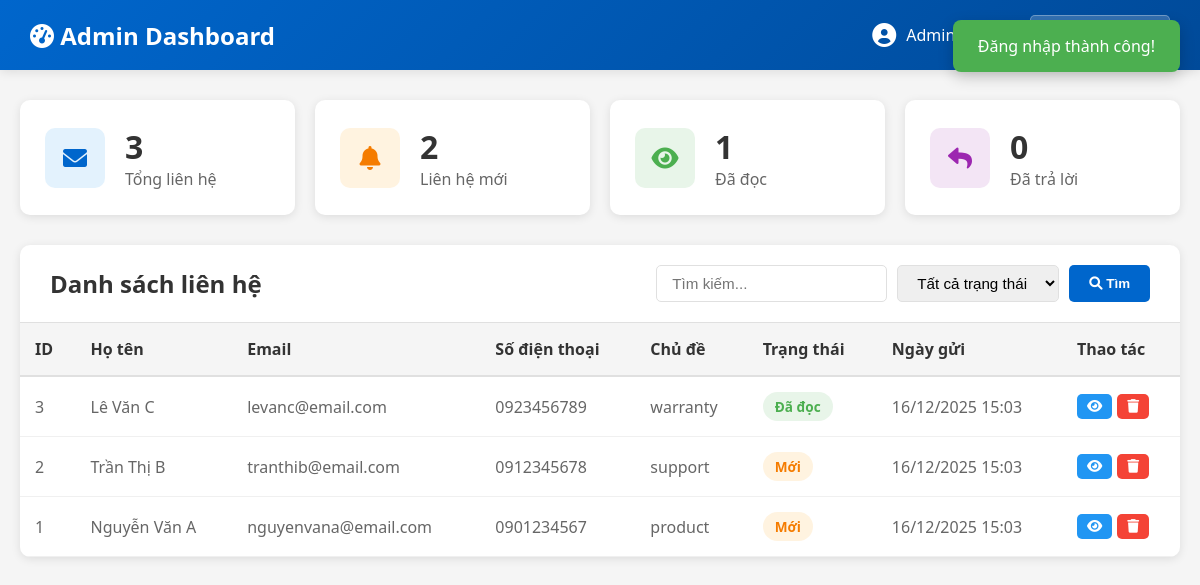
Page /admin/dashboard.php (signed in) on the committed database.
### tables this page shows
CREATE TABLE IF NOT EXISTS contacts (
    id INT AUTO_INCREMENT PRIMARY KEY,
    name VARCHAR(255) NOT NULL,
    email VARCHAR(255) NOT NULL,
    phone VARCHAR(50) NOT NULL,
    subject VARCHAR(255) NOT NULL,
    message TEXT NOT NULL,
    status ENUM('new', 'read', 'replied') DEFAULT 'new',
    created_at TIMESTAMP DEFAULT CURRENT_TIMESTAMP,
    updated_at TIMESTAMP DEFAULT CURRENT_TIMESTAMP ON UPDATE CURRENT_TIMESTAMP,
    INDEX idx_status (status),
    INDEX idx_created_at (created_at)
);

### config.php (called while the page is built, shortened)
<?php
function getAdminInfo() {
    return $_SESSION[ADMIN_SESSION_NAME] ?? null;
}
function getFlashMessage() {
    if (isset($_SESSION['flash_message'])) {
        $message = $_SESSION['flash_message'];
        $type = $_SESSION['flash_type'] ?? 'info';
        return ['message' => $message, 'type' => $type];
    }
    return null;
}
function sanitizeInput($data) {
    $data = trim($data);
    $data = stripslashes($data);
    $data = htmlspecialchars($data, ENT_QUOTES, 'UTF-8');
    return $data;
}

### admin/dashboard.php (the view, shortened to what this page needs)
<?php
require_once '../config.php';
$admin = getAdminInfo();
$search = sanitizeInput($_GET['search'] ?? '');
$page = max(1, intval($_GET['page'] ?? 1));
$perPage = 20;
$offset = ($page - 1) * $perPage;
try {
    $pdo = getDBConnection();
    $whereClauses = [];
    $whereSQL = !empty($whereClauses) ? 'WHERE ' . implode(' AND ', $whereClauses) : '';
    $sql = "SELECT * FROM contacts $whereSQL ORDER BY created_at DESC LIMIT :limit OFFSET :offset";
    $stmt = $pdo->prepare($sql);
    $stmt->bindValue(':limit', $perPage, PDO::PARAM_INT);
    $stmt->bindValue(':offset', $offset, PDO::PARAM_INT);
    $stmt->execute();
    $contacts = $stmt->fetchAll();
    $statsSql = "SELECT
                    COUNT(*) as total,
                    SUM(CASE WHEN status = 'new' THEN 1 ELSE 0 END) as new_count,
                    SUM(CASE WHEN status = 'read' THEN 1 ELSE 0 END) as read_count,
                    SUM(CASE WHEN status = 'replied' THEN 1 ELSE 0 END) as replied_count
                 FROM contacts";
    $statsStmt = $pdo->query($statsSql);
    $stats = $statsStmt->fetch();
} catch (PDOException $e) {
    error_log("Dashboard Error: " . $e->getMessage());
    $contacts = [];
    $totalContacts = 0;
    $totalPages = 0;
}
function getStatusBadge($status) {
    switch ($status) {
        case 'new': return 'badge-new';
        case 'read': return 'badge-read';
    }
}
function getStatusText($status) {
    switch ($status) {
        case 'new': return 'Mới';
        case 'read': return 'Đã đọc';
    }
}
?>
<!DOCTYPE html>
<html lang="vi">
<head>
    <link rel="stylesheet" href="https://cdnjs.cloudflare.com/ajax/libs/font-awesome/6.0.0/css/all.min.css">
</head>
<body>
    <nav class="navbar">
        <h1><i class="fas fa-tachometer-alt"></i> Admin Dashboard</h1>
        <div class="navbar-right">
            <div class="user-info">
                <i class="fas fa-user-circle" style="font-size: 1.5rem;"></i>
                <span><?= htmlspecialchars($admin['full_name'] ?? $admin['username']) ?></span>
            </div>
            <a href="logout.php" class="btn-logout">
            </a>
        </div>
    </nav>
    <div class="container">
        <?php
        $flash = getFlashMessage();
        if ($flash):
        ?>
            <div class="flash-message flash-<?= $flash['type'] ?>">
                <?= htmlspecialchars($flash['message']) ?>
            </div>
        <?php endif; ?>
        <div class="stats-grid">
            <div class="stat-card">
                <div class="stat-icon total">
                    <i class="fas fa-envelope"></i>
                </div>
                <div class="stat-content">
                    <h3><?= $stats['total'] ?></h3>
                    <p>Tổng liên hệ</p>
                </div>
            </div>
            <div class="stat-card">
                <div class="stat-icon new">
                    <i class="fas fa-bell"></i>
                </div>
                <div class="stat-content">
                    <h3><?= $stats['new_count'] ?></h3>
                    <p>Liên hệ mới</p>
                </div>
            </div>
            <div class="stat-card">
                <div class="stat-icon read">
                    <i class="fas fa-eye"></i>
                </div>
                <div class="stat-content">
                    <h3><?= $stats['read_count'] ?></h3>
                    <p>Đã đọc</p>
                </div>
            </div>
            <div class="stat-card">
                <div class="stat-icon replied">
                    <i class="fas fa-reply"></i>
                </div>
                <div class="stat-content">
                    <h3><?= $stats['replied_count'] ?></h3>
                    <p>Đã trả lời</p>
                </div>
            </div>
        </div>
        <div class="main-card">
            <div class="card-header">
                <h2>Danh sách liên hệ</h2>
                <form method="GET" class="filters">
                    <input type="text" name="search" class="filter-input" placeholder="Tìm kiếm..." value="<?= htmlspecialchars($search) ?>">
                    <select name="status" class="filter-input" onchange="this.form.submit()">
                        <option value="">Tất cả trạng thái</option>
                    </select>
                    <button type="submit" class="btn btn-primary">
                        <i class="fas fa-search"></i> Tìm
                    </button>
                </form>
            </div>
            <div class="table-container">
                <?php if (count($contacts) > 0): ?>
                    <table>
                        <thead>
                            <tr>
                                <th>ID</th>
                                <th>Họ tên</th>
                                <th>Email</th>
                                <th>Số điện thoại</th>
                                <th>Chủ đề</th>
                                <th>Trạng thái</th>
                                <th>Ngày gửi</th>
                                <th>Thao tác</th>
                            </tr>
                        </thead>
                        <tbody>
                            <?php foreach ($contacts as $contact): ?>
                                <tr>
                                    <td><?= $contact['id'] ?></td>
                                    <td><?= htmlspecialchars($contact['name']) ?></td>
                                    <td><?= htmlspecialchars($contact['email']) ?></td>
                                    <td><?= htmlspecialchars($contact['phone']) ?></td>
                                    <td><?= htmlspecialchars($contact['subject']) ?></td>
                                    <td>
                                        <span class="badge <?= getStatusBadge($contact['status']) ?>">
                                            <?= getStatusText($contact['status']) ?>
                                        </span>
                                    </td>
                                    <td><?= date('d/m/Y H:i', strtotime($contact['created_at'])) ?></td>
                                    <td>
                                        <div class="action-buttons">
                                            <button class="btn btn-info btn-sm" onclick="viewContact(<?= htmlspecialchars(json_encode($contact)) ?>)">
                                                <i class="fas fa-eye"></i>
                                            </button>
                                            <form method="POST" style="display: inline;" onsubmit="return confirm('Xác nhận xóa?')">
                                                <button type="submit" name="delete_contact" class="btn btn-danger btn-sm">
                                                    <i class="fas fa-trash"></i>
                                                </button>
                                            </form>
                                        </div>
                                    </td>
                                </tr>
                            <?php endforeach; ?>
                        </tbody>
                    </table>
                <?php endif; ?>
            </div>
        </div>
    </div>
</body>
</html>

### admin/dashboard.php (style rules this page uses)
* { margin: 0; padding: 0; box-sizing: border-box; }
body { font-family: 'Segoe UI', Tahoma, Geneva, Verdana, sans-serif; background: #f5f5f5; }
.navbar { background: linear-gradient(135deg, #0066cc 0%, #004a99 100%); color: white; padding: 15px 30px; display: flex; justify-content: space-between; align-items: center; box-shadow: 0 2px 10px rgba(0, 0, 0, 0.1); }
.navbar h1 { font-size: 1.5rem; }
.navbar-right { display: flex; align-items: center; gap: 20px; }
.user-info { display: flex; align-items: center; gap: 10px; }
.btn-logout { padding: 8px 20px; background: rgba(255, 255, 255, 0.2); color: white; border: 1px solid rgba(255, 255, 255, 0.3); border-radius: 5px; text-decoration: none; transition: all 0.3s; }
.container { max-width: 1400px; margin: 30px auto; padding: 0 20px; }
.stats-grid { display: grid; grid-template-columns: repeat(auto-fit, minmax(250px, 1fr)); gap: 20px; margin-bottom: 30px; }
.stat-card { background: white; padding: 25px; border-radius: 10px; box-shadow: 0 2px 10px rgba(0, 0, 0, 0.1); display: flex; align-items: center; gap: 20px; }
.stat-icon { width: 60px; height: 60px; border-radius: 10px; display: flex; align-items: center; justify-content: center; font-size: 1.5rem; }
.stat-icon.total { background: #e3f2fd; color: #0066cc; }
.stat-icon.new { background: #fff3e0; color: #f57c00; }
.stat-icon.read { background: #e8f5e9; color: #4caf50; }
.stat-icon.replied { background: #f3e5f5; color: #9c27b0; }
.stat-content h3 { font-size: 2rem; color: #333; }
.stat-content p { color: #666; }
.main-card { background: white; border-radius: 10px; box-shadow: 0 2px 10px rgba(0, 0, 0, 0.1); overflow: hidden; }
.card-header { padding: 20px 30px; border-bottom: 1px solid #e0e0e0; display: flex; justify-content: space-between; align-items: center; flex-wrap: wrap; gap: 15px; }
.card-header h2 { color: #333; }
.filters { display: flex; gap: 10px; flex-wrap: wrap; }
.filter-input { padding: 8px 15px; border: 1px solid #e0e0e0; border-radius: 5px; font-size: 0.95rem; }
.btn { padding: 8px 20px; border: none; border-radius: 5px; cursor: pointer; font-weight: 600; text-decoration: none; display: inline-block; transition: all 0.3s; }
.btn-primary { background: #0066cc; color: white; }
.table-container { overflow-x: auto; }
table { width: 100%; border-collapse: collapse; }
th { background: #f5f5f5; padding: 15px; text-align: left; font-weight: 600; color: #333; border-bottom: 2px solid #e0e0e0; }
td { padding: 15px; border-bottom: 1px solid #f0f0f0; color: #666; }
.badge { padding: 5px 12px; border-radius: 20px; font-size: 0.85rem; font-weight: 600; display: inline-block; }
.badge-new { background: #fff3e0; color: #f57c00; }
.badge-read { background: #e8f5e9; color: #4caf50; }
.action-buttons { display: flex; gap: 5px; }
.btn-sm { padding: 5px 10px; font-size: 0.85rem; }
.btn-info { background: #2196f3; color: white; }
.btn-danger { background: #f44336; color: white; }
.flash-message { position: fixed; top: 20px; right: 20px; padding: 15px 25px; border-radius: 8px; box-shadow: 0 5px 15px rgba(0, 0, 0, 0.2); z-index: 2000; animation: slideIn 0.3s ease; }
.flash-success { background: #4caf50; color: white; }

### rows in the picture
contacts: id "3", name "Lê Văn C", email "levanc@email.com", phone "0923456789", subject "warranty", status "Đã đọc", created_at "16/12/2025 15:03"
contacts: id "2", name "Trần Thị B", email "tranthib@email.com", phone "0912345678", subject "support", status "Mới", created_at "16/12/2025 15:03"
contacts: id "1", name "Nguyễn Văn A", email "nguyenvana@email.com", phone "0901234567", subject "product", status "Mới", created_at "16/12/2025 15:03"

### other values in the picture
$flash['message'] "Đăng nhập thành công!"
$stats['total'] "3"
$stats['new_count'] "2"
$stats['read_count'] "1"
$stats['replied_count'] "0"
